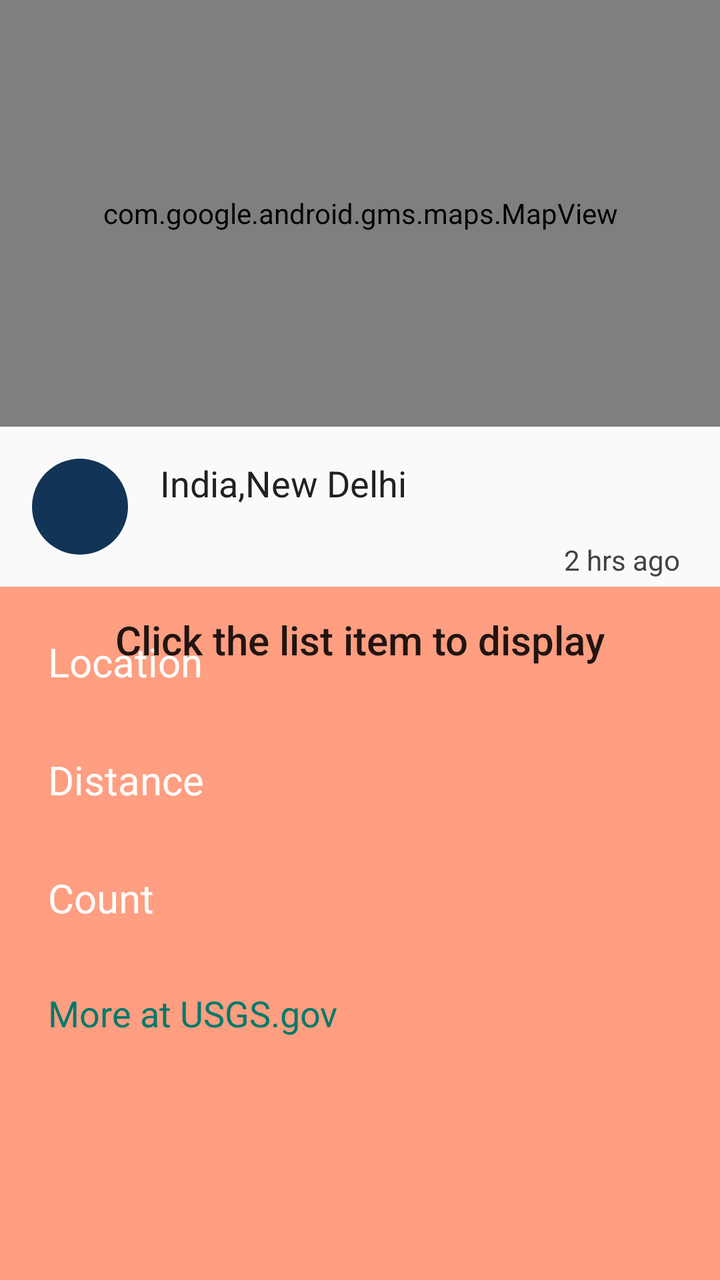
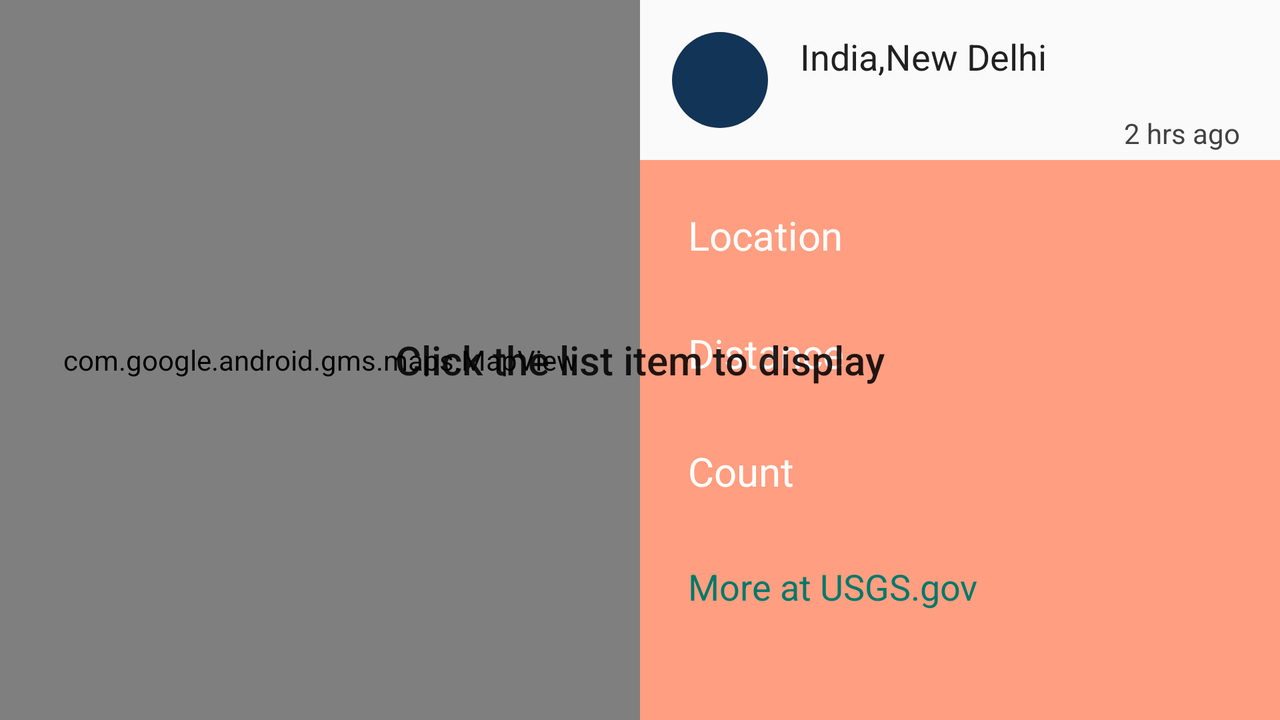

Compare how this app lays out the same screen by default and in its alternative resource folder. The renders come first, then the two layout files and the values they reference.
<!-- AndroidManifest.xml: activity theme AppTheme.NoActionBar -->
<!-- res/layout/fragment_detail.xml -->
<?xml version="1.0" encoding="utf-8"?>
<FrameLayout
    xmlns:android="http://schemas.android.com/apk/res/android"
    android:layout_width="match_parent"
    android:layout_height="match_parent" >

    <LinearLayout
        xmlns:tools="http://schemas.android.com/tools"
        android:id="@+id/content_detail"
        android:layout_width="match_parent"
        android:layout_height="match_parent"
        android:orientation="vertical"
        tools:context="com.surya.quakealert.DetailActivityFragment">

        <com.google.android.gms.maps.MapView
            android:layout_width="match_parent"
            android:layout_height="0dp"
            android:layout_weight="1"
            android:background="@drawable/background_protection"
            android:id="@+id/map"/>

        <LinearLayout
            android:layout_width="match_parent"
            android:layout_height="0dp"
            android:layout_weight="2"
            android:orientation="vertical">
            <include
                android:id="@+id/quake_list"
                layout="@layout/quake_list_item"/>

            <include
                layout="@layout/detail_grid_layout"/>


        </LinearLayout>

    </LinearLayout>

    <ImageView
        android:id="@+id/share"
        android:layout_width="wrap_content"
        android:layout_height="wrap_content"
        android:src="@drawable/ic_share_black_24dp"
        android:layout_gravity="end"
        android:visibility="gone"
        android:layout_margin="@dimen/magnitude_margin"
        android:contentDescription="@string/share" />

    <TextView
        android:id="@+id/empty_fragment_text"
        android:layout_width="wrap_content"
        android:layout_height="wrap_content"
        android:text="@string/empty_fragment"
        android:layout_gravity="center"
        android:textAppearance="@style/Base.TextAppearance.AppCompat.Title"/>

</FrameLayout>
<!-- res/layout/quake_list_item.xml (included above) -->
<?xml version="1.0" encoding="utf-8"?>
<RelativeLayout
    xmlns:android="http://schemas.android.com/apk/res/android"
    xmlns:tools="http://schemas.android.com/tools"
    android:layout_width="match_parent"
    android:id="@+id/widget_list_item"
    android:background="@drawable/touch_selector"
    android:layout_height="@dimen/list_item_height">

    <include
        android:id="@+id/frame_layout"
        layout="@layout/mag_layout"/>

    <TextView
        android:id="@+id/title"
        android:layout_width="wrap_content"
        android:layout_height="wrap_content"
        android:layout_toRightOf="@+id/frame_layout"
        android:layout_toEndOf="@+id/frame_layout"
        android:layout_margin="@dimen/title_margin"
        android:textColor="@color/titleColor"
        android:textAppearance="@style/TextAppearance.AppCompat.Medium"
        tools:text="India,New Delhi"/>

    <TextView
        android:id="@+id/time"
        android:layout_width="wrap_content"
        android:layout_height="wrap_content"
        android:layout_alignParentBottom="true"
        android:layout_alignParentRight="true"
        android:layout_alignParentEnd="true"
        android:layout_marginRight="@dimen/time_margin"
        android:layout_marginEnd="@dimen/time_margin"
        android:padding="@dimen/time_margin_bottom"
        android:textColor="@color/darker_gray"
        tools:text="2 hrs ago"
        android:textSize="@dimen/time_textsize"/>


</RelativeLayout>
<!-- res/layout/detail_grid_layout.xml (included above) -->
<?xml version="1.0" encoding="utf-8"?>
<GridLayout xmlns:android="http://schemas.android.com/apk/res/android"
    android:layout_width="match_parent"
    android:layout_height="0dp"
    android:layout_weight="2"
    android:columnCount="2"
    android:rowCount="4"
    android:orientation="horizontal"
    android:padding="@dimen/grid_padding"
    android:background="@color/detail_grid_color">

    <TextView
        android:id="@+id/LatLng_heading"
        android:fontFamily="sans-serif"
        android:text="@string/location"
        android:textAppearance="@style/TextAppearance.AppCompat.Title"
        android:layout_row="0"
        android:layout_column="0"
        android:textColor="@android:color/white"
        android:padding="@dimen/magnitude_margin"/>

    <TextView
        android:id="@+id/latlng"
        android:layout_row="0"
        android:layout_column="1"
        android:textColor="@android:color/white"
        android:padding="@dimen/magnitude_margin"
        android:textAppearance="@style/TextAppearance.AppCompat.Medium"
        android:layout_columnSpan="1"/>

    <TextView
        android:id="@+id/distance_heading"
        android:fontFamily="sans-serif"
        android:text="@string/distance_heading"
        android:textColor="@android:color/white"
        android:textAppearance="@style/TextAppearance.AppCompat.Title"
        android:layout_column="0"
        android:padding="@dimen/magnitude_margin"
        android:layout_row="1" />

    <TextView
        android:id="@+id/distance"
        android:layout_column="1"
        android:layout_row="1"
        android:textColor="@android:color/white"
        android:textAppearance="@style/TextAppearance.AppCompat.Medium"
        android:padding="@dimen/magnitude_margin"/>

    <TextView
        android:id="@+id/count_heading"
        android:layout_height="wrap_content"
        android:fontFamily="sans-serif"
        android:textColor="@android:color/white"
        android:text="@string/count_heading"
        android:textAppearance="@style/TextAppearance.AppCompat.Title"
        android:layout_column="0"
        android:layout_row="2"
        android:padding="@dimen/magnitude_margin"/>

    <TextView
        android:id="@+id/people_count"
        android:layout_column="1"
        android:layout_row="2"
        android:textColor="@android:color/white"
        android:textAppearance="@style/TextAppearance.AppCompat.Medium"
        android:padding="@dimen/magnitude_margin"/>

    <Button
        android:id="@+id/detail_url"
        android:text="@string/more_link"
        android:layout_row="3"
        android:textStyle="normal"
        android:textColor="@color/colorPrimaryDark"
        android:layout_column="0"
        android:padding="@dimen/magnitude_margin"
        android:textAppearance="@style/TextAppearance.AppCompat.Medium"
        style="@style/Widget.AppCompat.Button.Borderless"/>

</GridLayout>
<!-- res/layout/mag_layout.xml (included above) -->
<?xml version="1.0" encoding="utf-8"?>
<FrameLayout
    android:layout_width="wrap_content"
    android:layout_height="wrap_content"
    android:layout_marginTop="@dimen/magnitude_margin"
    android:layout_marginStart="@dimen/magnitude_margin"
    android:layout_marginLeft="@dimen/magnitude_margin"
    xmlns:android="http://schemas.android.com/apk/res/android">


    <ImageView
        android:id="@+id/icon_view"
        android:layout_width="wrap_content"
        android:layout_height="wrap_content"
        android:background="@drawable/mag_background"
        android:transitionName="@string/transition_icon"
        android:layout_gravity="center"
        android:contentDescription="@string/a11y_icon" />

    <TextView
        android:id="@+id/magnitude"
        android:layout_width="wrap_content"
        android:layout_height="wrap_content"
        android:layout_gravity="center"
        android:textColor="@android:color/white"
        android:textSize="@dimen/magnitude_textsize"
        android:transitionName="@string/transition_mag"
        android:gravity="center" />

</FrameLayout>
<!-- resources referenced by this layout -->
<resources>
  <color name="colorPrimaryDark">#00796B</color>
  <color name="darker_gray">#424242</color>
  <color name="detail_grid_color">#FF9E80</color>
  <color name="titleColor">#212121</color>
  <dimen name="grid_padding">8dp</dimen>
  <dimen name="list_item_height">80dp</dimen>
  <dimen name="magnitude_margin">16dp</dimen>
  <dimen name="magnitude_textsize">18sp</dimen>
  <dimen name="time_margin">16dp</dimen>
  <dimen name="time_margin_bottom">4dp</dimen>
  <dimen name="time_textsize">14sp</dimen>
  <dimen name="title_margin">16dp</dimen>
  <!-- drawable background_protection (drawable) -->
  <shape xmlns:android="http://schemas.android.com/apk/res/android"
      android:shape="rectangle">
  
      <gradient
          android:angle="-90"
          android:startColor="#3000"
          android:endColor="#0000"
          android:type="linear"
          android:useLevel="false" />
  </shape>
  <!-- drawable mag_background (drawable) -->
  <?xml version="1.0" encoding="utf-8"?>
  <shape
      xmlns:android="http://schemas.android.com/apk/res/android"
      android:shape="oval">
      <solid android:color="#123456"/>
      <size android:width="48dp" android:height="48dp"/>
  </shape>
  <!-- drawable touch_selector (drawable) -->
  <?xml version="1.0" encoding="utf-8"?>
  <selector xmlns:android="http://schemas.android.com/apk/res/android">
      <item android:state_activated="true"
          android:state_focused="false"
          android:drawable="@color/active"/>
  
      <item
          android:state_window_focused="false"
          android:drawable="@color/background_material_light" />
  
      <item
          android:state_focused="true"
          android:state_enabled="false"
          android:state_pressed="true"
          android:drawable="@drawable/abc_list_selector_holo_light" />
      <item
          android:state_focused="true"
          android:state_enabled="false"                              android:drawable="@drawable/abc_list_selector_holo_light" />
      <item
          android:state_focused="true"                                android:state_pressed="true" android:drawable="@drawable/abc_list_selector_holo_light" />
      <item
          android:state_focused="false"                               android:state_pressed="true" android:drawable="@drawable/abc_list_selector_holo_light" />
      <item
          android:state_focused="true"                                                             android:drawable="@drawable/abc_list_selector_holo_light" />
  
      <item
          android:drawable="@color/background_material_light" />
  </selector>
  <string name="a11y_icon">Magnitude: </string>
  <string name="count_heading">Count</string>
  <string name="distance_heading">Distance</string>
  <string name="empty_fragment">Click the list item to display</string>
  <string name="location">Location</string>
  <string name="more_link">More at USGS.gov</string>
  <string name="share">Share</string>
  <string name="transition_icon">icon_transition</string>
  <string name="transition_mag">mag_transition</string>
  <style name="AppTheme.NoActionBar">
          <item name="windowActionBar">false</item>
          <item name="windowNoTitle">true</item>
      </style>
  <color name="active">#E0E0E0</color>
</resources>
<!-- res/layout-land/fragment_detail.xml (the repository's variant of the layout above) -->
<!-- drawn on the phone turned sideways -->
<?xml version="1.0" encoding="utf-8"?>
<FrameLayout
    xmlns:android="http://schemas.android.com/apk/res/android"
    android:layout_width="match_parent"
    android:layout_height="match_parent">

    <LinearLayout
        xmlns:tools="http://schemas.android.com/tools"
        android:id="@+id/content_detail"
        android:layout_width="match_parent"
        android:layout_height="match_parent"
        android:orientation="horizontal"
        tools:context="com.surya.quakealert.DetailActivityFragment">

        <com.google.android.gms.maps.MapView
            android:layout_width="0dp"
            android:background="@drawable/background_protection"
            android:layout_height="match_parent"
            android:layout_weight="1"
            android:id="@+id/map"/>

        <LinearLayout
            android:layout_width="0dp"
            android:layout_height="match_parent"
            android:layout_weight="1"
            android:orientation="vertical">
            <include
                android:id="@+id/quake_list"
                layout="@layout/quake_list_item"/>

            <include
                layout="@layout/detail_grid_layout"/>

        </LinearLayout>

    </LinearLayout>

    <ImageView
        android:id="@+id/share"
        android:layout_width="wrap_content"
        android:layout_height="wrap_content"
        android:src="@drawable/ic_share_black_24dp"
        android:visibility="gone"
        android:layout_gravity="center_horizontal"
        android:layout_marginRight="@dimen/share_margin"
        android:layout_marginEnd="@dimen/share_margin"
        android:layout_marginTop="@dimen/magnitude_margin"
        android:contentDescription="@string/share" />

    <TextView
        android:id="@+id/empty_fragment_text"
        android:layout_width="wrap_content"
        android:layout_height="wrap_content"
        android:text="@string/empty_fragment"
        android:layout_gravity="center"
        android:textAppearance="@style/Base.TextAppearance.AppCompat.Title"/>


</FrameLayout>
<!-- resources referenced by the variant -->
<!-- as the phone turned sideways resolves them -->
<resources>
  <color name="colorPrimaryDark">#00796B</color>
  <color name="darker_gray">#424242</color>
  <color name="detail_grid_color">#FF9E80</color>
  <color name="titleColor">#212121</color>
  <dimen name="grid_padding">8dp</dimen>
  <dimen name="list_item_height">80dp</dimen>
  <dimen name="magnitude_margin">16dp</dimen>
  <dimen name="magnitude_textsize">18sp</dimen>
  <dimen name="share_margin">32dp</dimen>
  <dimen name="time_margin">16dp</dimen>
  <dimen name="time_margin_bottom">4dp</dimen>
  <dimen name="time_textsize">14sp</dimen>
  <dimen name="title_margin">16dp</dimen>
  <!-- drawable background_protection (drawable) -->
  <shape xmlns:android="http://schemas.android.com/apk/res/android"
      android:shape="rectangle">
  
      <gradient
          android:angle="-90"
          android:startColor="#3000"
          android:endColor="#0000"
          android:type="linear"
          android:useLevel="false" />
  </shape>
  <!-- drawable mag_background (drawable) -->
  <?xml version="1.0" encoding="utf-8"?>
  <shape
      xmlns:android="http://schemas.android.com/apk/res/android"
      android:shape="oval">
      <solid android:color="#123456"/>
      <size android:width="48dp" android:height="48dp"/>
  </shape>
  <!-- drawable touch_selector (drawable) -->
  <?xml version="1.0" encoding="utf-8"?>
  <selector xmlns:android="http://schemas.android.com/apk/res/android">
      <item android:state_activated="true"
          android:state_focused="false"
          android:drawable="@color/active"/>
  
      <item
          android:state_window_focused="false"
          android:drawable="@color/background_material_light" />
  
      <item
          android:state_focused="true"
          android:state_enabled="false"
          android:state_pressed="true"
          android:drawable="@drawable/abc_list_selector_holo_light" />
      <item
          android:state_focused="true"
          android:state_enabled="false"                              android:drawable="@drawable/abc_list_selector_holo_light" />
      <item
          android:state_focused="true"                                android:state_pressed="true" android:drawable="@drawable/abc_list_selector_holo_light" />
      <item
          android:state_focused="false"                               android:state_pressed="true" android:drawable="@drawable/abc_list_selector_holo_light" />
      <item
          android:state_focused="true"                                                             android:drawable="@drawable/abc_list_selector_holo_light" />
  
      <item
          android:drawable="@color/background_material_light" />
  </selector>
  <string name="a11y_icon">Magnitude: </string>
  <string name="count_heading">Count</string>
  <string name="distance_heading">Distance</string>
  <string name="empty_fragment">Click the list item to display</string>
  <string name="location">Location</string>
  <string name="more_link">More at USGS.gov</string>
  <string name="share">Share</string>
  <string name="transition_icon">icon_transition</string>
  <string name="transition_mag">mag_transition</string>
  <style name="AppTheme.NoActionBar">
          <item name="windowActionBar">false</item>
          <item name="windowNoTitle">true</item>
      </style>
  <color name="active">#E0E0E0</color>
</resources>
